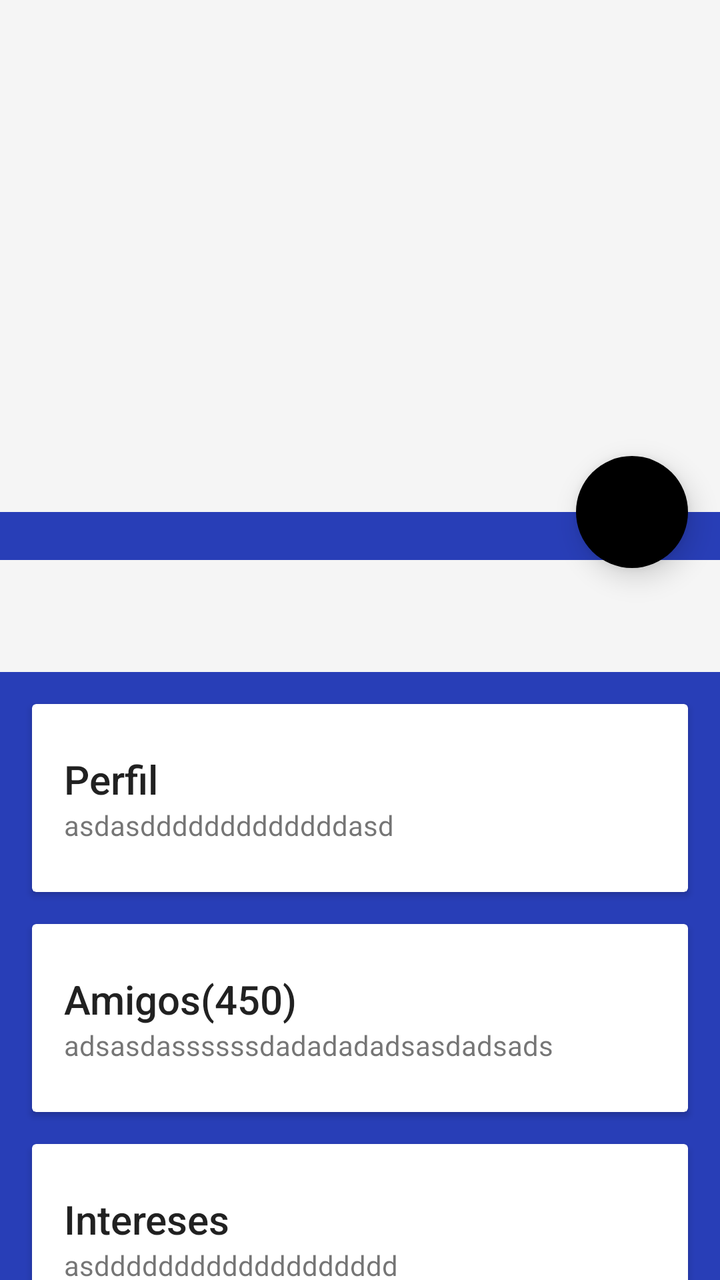
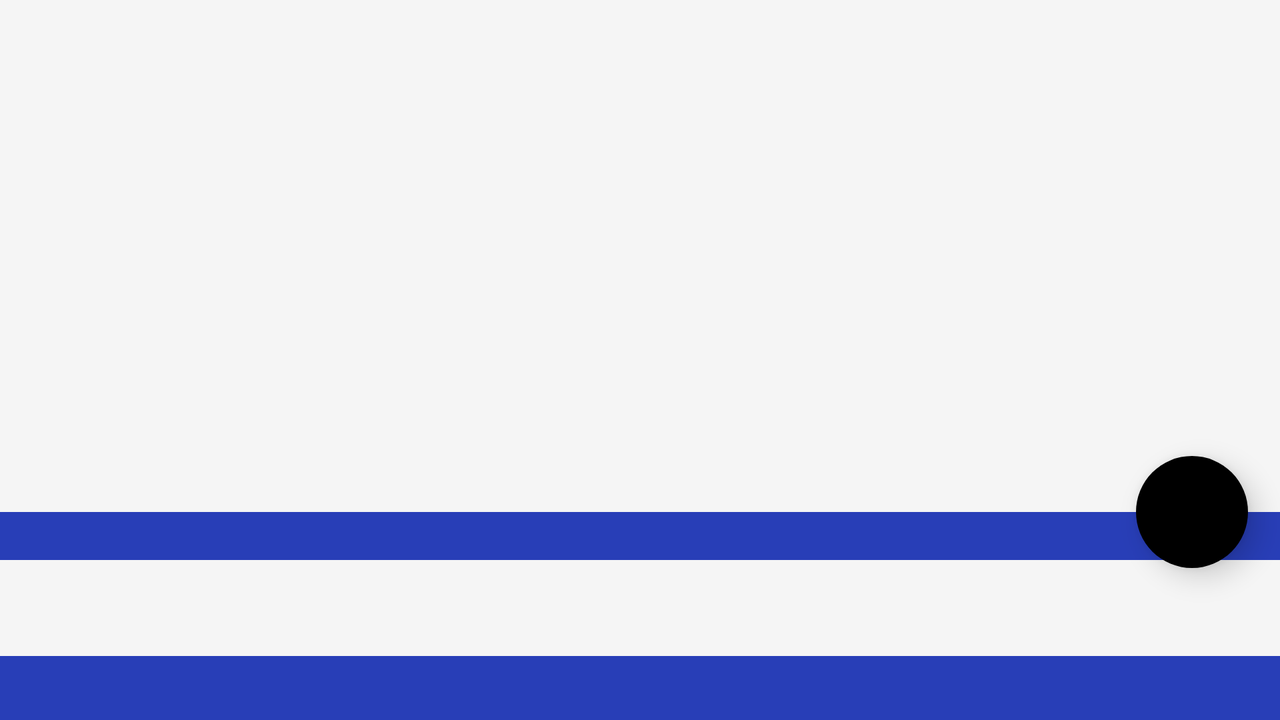

One screen, two layout resources from the same app: the default and the repository's alternative for another configuration. Each is rendered where Android would select it; the XML of both is given below.
<!-- AndroidManifest.xml: application theme Theme.AppCompat.Light.NoActionBar -->
<!-- res/layout/layout_informacion2_activity.xml -->
<?xml version="1.0" encoding="utf-8"?>
<android.support.design.widget.CoordinatorLayout xmlns:android="http://schemas.android.com/apk/res/android"
    xmlns:app="http://schemas.android.com/apk/res-auto"
    xmlns:tools="http://schemas.android.com/tools"
    android:id="@+id/coordinator"
    android:layout_width="match_parent"
    android:layout_height="match_parent"
    android:fitsSystemWindows="true"
    android:background="@color/colorPrimary">

    
    
    <android.support.v4.widget.NestedScrollView
        android:id="@+id/scroll"
        android:layout_width="match_parent"
        android:layout_height="match_parent"
        android:layout_below="@+id/app_bar"
        app:layout_behavior="@string/appbar_scrolling_view_behavior">

        <LinearLayout
            android:id="@+id/cambio"
            android:layout_width="match_parent"
            android:layout_height="match_parent"
            android:orientation="vertical"
            android:paddingTop="24dp">
            <HorizontalScrollView
                android:id="@+id/hsvHorizonalScroll_Informacion"
                android:layout_width="fill_parent"
                android:layout_height="wrap_content"
                android:layout_alignParentTop="true"
                android:fillViewport="true"
                android:measureAllChildren="false"
                android:scrollbars="none">

            <include
                android:id="@+id/tb_informacion"
                layout="@layout/toolbar_informacion"
                android:background="@color/colorPrimary"
                android:minHeight="?attr/actionBarSize"
                tools:layout_editor_absoluteX="35dp"
                tools:layout_editor_absoluteY="350dp" />



            </HorizontalScrollView>




            
            <android.support.v7.widget.CardView
                android:layout_width="match_parent"
                android:layout_height="wrap_content"
                android:layout_margin="@dimen/card_margin">

                <LinearLayout
                    style="@style/Widget.CardContent"
                    android:layout_width="match_parent"
                    android:layout_height="wrap_content">
                    
                    <TextView
                        android:layout_width="match_parent"
                        android:layout_height="wrap_content"
                        android:text="Perfil"
                        android:textAppearance="@style/TextAppearance.AppCompat.Title" />
                    
                    <TextView
                        android:layout_width="match_parent"
                        android:layout_height="wrap_content"
                        android:text="asdasdddddddddddddasd" />

                </LinearLayout>

            </android.support.v7.widget.CardView>

            
            <android.support.v7.widget.CardView
                android:layout_width="match_parent"
                android:layout_height="wrap_content"
                android:layout_marginBottom="@dimen/card_margin"
                android:layout_marginLeft="@dimen/card_margin"
                android:layout_marginRight="@dimen/card_margin">

                <LinearLayout
                    style="@style/Widget.CardContent"
                    android:layout_width="match_parent"
                    android:layout_height="wrap_content">

                    
                    <TextView
                        android:layout_width="match_parent"
                        android:layout_height="wrap_content"
                        android:text="Amigos(450)"
                        android:textAppearance="@style/TextAppearance.AppCompat.Title" />
                    
                    <TextView
                        android:layout_width="match_parent"
                        android:layout_height="wrap_content"
                        android:text="adsasdassssssdadadadadsasdadsads" />

                </LinearLayout>

            </android.support.v7.widget.CardView>

            
            <android.support.v7.widget.CardView
                android:layout_width="match_parent"
                android:layout_height="wrap_content"
                android:layout_marginBottom="@dimen/card_margin"
                android:layout_marginLeft="@dimen/card_margin"
                android:layout_marginRight="@dimen/card_margin">

                <LinearLayout
                    style="@style/Widget.CardContent"
                    android:layout_width="match_parent"
                    android:layout_height="wrap_content">

                    
                    <TextView
                        android:layout_width="match_parent"
                        android:layout_height="wrap_content"
                        android:text="Intereses"
                        android:textAppearance="@style/TextAppearance.AppCompat.Title" />

                    
                    <TextView
                        android:layout_width="match_parent"
                        android:layout_height="wrap_content"
                        android:text="asddddddddddddddddddd" />

                </LinearLayout>

            </android.support.v7.widget.CardView>

        </LinearLayout>

    </android.support.v4.widget.NestedScrollView>

    
    <android.support.design.widget.AppBarLayout
        android:id="@+id/app_bar"
        android:layout_width="match_parent"
        android:layout_height="256dp"
        android:fitsSystemWindows="true"
        android:theme="@style/ThemeOverlay.AppCompat.Dark.ActionBar">

        
        <android.support.design.widget.CollapsingToolbarLayout
            android:id="@+id/collapser"
            android:layout_width="match_parent"
            android:layout_height="match_parent"
            android:fitsSystemWindows="true"
            app:contentScrim="?attr/colorPrimaryDark"
            app:expandedTitleMarginEnd="64dp"
            app:expandedTitleMarginStart="48dp"
            app:layout_scrollFlags="scroll|exitUntilCollapsed">

            
            <ImageView

                android:id="@+id/image_paralax"
                android:layout_width="match_parent"
                android:layout_height="match_parent"
                android:fitsSystemWindows="true"
                android:scaleType="centerCrop"
                app:layout_collapseMode="parallax"

               />

            
            <android.support.v7.widget.Toolbar xmlns:app="http://schemas.android.com/apk/res-auto"
                android:id="@+id/toolbarInformacion2"
                android:layout_width="match_parent"
                android:layout_height="?attr/actionBarSize"
                android:background="@android:color/transparent"
                app:layout_collapseMode="pin"
                app:popupTheme="@style/ThemeOverlay.AppCompat.Light"

                app:theme="@style/CustomActionBar"

                />

        </android.support.design.widget.CollapsingToolbarLayout>


    </android.support.design.widget.AppBarLayout>

    
    <android.support.design.widget.FloatingActionButton
        android:id="@+id/fab"
        android:layout_width="@dimen/size_fab"
        android:layout_height="@dimen/size_fab"
        android:layout_margin="@dimen/fab_margina"
        android:src="@drawable/action_favorite"
        app:borderWidth="0dp"
        app:elevation="@dimen/fab_elevation"
        app:layout_anchor="@id/app_bar"
        app:layout_anchorGravity="bottom|right|end"
        app:backgroundTint="@color/teal"/>


</android.support.design.widget.CoordinatorLayout>
<!-- res/layout/toolbar_informacion.xml (included above) -->
<?xml version="1.0" encoding="utf-8"?>
    <android.support.v7.widget.Toolbar
        android:id="@+id/tb_informacion"

        android:layout_width="match_parent"
        android:layout_height="wrap_content"
        android:background="?attr/colorPrimary"
        android:minHeight="?attr/actionBarSize"
        android:theme="?attr/actionBarTheme"
    android:elevation="4dp"
    xmlns:android="http://schemas.android.com/apk/res/android"
    />
<!-- resources referenced by this layout -->
<resources>
  <color name="colorPrimary">#283eb7</color>
  <dimen name="card_margin">16dp</dimen>
  <dimen name="fab_elevation">8dp</dimen>
  <dimen name="fab_margina">16dp</dimen>
  <dimen name="size_fab">56dp</dimen>
  <style name="CustomActionBar" parent="@style/ThemeOverlay.AppCompat.Dark.ActionBar">
          <item name="android:windowActionBarOverlay">true</item>
          
          <item name="windowActionBarOverlay">true</item>
      </style>
  <style name="Widget.CardContent" parent="android:Widget">
          <item name="android:paddingLeft">16dp</item>
          <item name="android:paddingRight">16dp</item>
          <item name="android:paddingTop">24dp</item>
          <item name="android:paddingBottom">24dp</item>
          <item name="android:orientation">vertical</item>
      </style>
</resources>
<!-- res/layout-land/layout_informacion2_activity.xml (the repository's variant of the layout above) -->
<!-- drawn on the phone turned sideways -->
<?xml version="1.0" encoding="utf-8"?>
<android.support.design.widget.CoordinatorLayout xmlns:android="http://schemas.android.com/apk/res/android"
    xmlns:app="http://schemas.android.com/apk/res-auto"
    xmlns:tools="http://schemas.android.com/tools"
    android:id="@+id/coordinator"
    android:layout_width="match_parent"
    android:layout_height="match_parent"
    android:fitsSystemWindows="true"
    android:background="@color/colorPrimary">

    
    
    <android.support.v4.widget.NestedScrollView
        android:id="@+id/scroll"
        android:layout_width="match_parent"
        android:layout_height="match_parent"
        android:layout_below="@+id/app_bar"
        app:layout_behavior="@string/appbar_scrolling_view_behavior">
        <FrameLayout
            android:id="@+id/cambio2"
            android:layout_width="match_parent"
            android:layout_height="match_parent"
            >
            <LinearLayout

                android:layout_width="match_parent"
                android:layout_height="match_parent"
                android:orientation="vertical"
                android:paddingTop="24dp"
                android:id="@+id/cambio"
                >
                <HorizontalScrollView
                    android:id="@+id/hsvHorizonalScroll_Informacion"
                    android:layout_width="fill_parent"
                    android:layout_height="wrap_content"
                    android:layout_alignParentTop="true"
                    android:fillViewport="true"
                    android:measureAllChildren="false"
                    android:scrollbars="none">

                    <include
                        android:id="@+id/tb_informacion"
                        layout="@layout/toolbar_informacion"
                        android:background="@color/colorPrimary"
                        android:minHeight="?attr/actionBarSize"
                        tools:layout_editor_absoluteX="35dp"
                        tools:layout_editor_absoluteY="350dp" />



                </HorizontalScrollView>

            </LinearLayout>


        </FrameLayout>
    </android.support.v4.widget.NestedScrollView>

    
    <android.support.design.widget.AppBarLayout
        android:id="@+id/app_bar"
        android:layout_width="match_parent"
        android:layout_height="256dp"
        android:fitsSystemWindows="true"
        android:theme="@style/ThemeOverlay.AppCompat.Dark.ActionBar">

        
        <android.support.design.widget.CollapsingToolbarLayout
            android:id="@+id/collapser"
            android:layout_width="match_parent"
            android:layout_height="match_parent"
            android:fitsSystemWindows="true"
            app:contentScrim="?attr/colorPrimaryDark"
            app:expandedTitleMarginEnd="64dp"
            app:expandedTitleMarginStart="48dp"
            app:layout_scrollFlags="scroll|exitUntilCollapsed">

            
            <ImageView

                android:id="@+id/image_paralax"
                android:layout_width="match_parent"
                android:layout_height="match_parent"
                android:fitsSystemWindows="true"
                android:scaleType="centerCrop"
                app:layout_collapseMode="parallax"

                />

            
            <android.support.v7.widget.Toolbar xmlns:app="http://schemas.android.com/apk/res-auto"
                android:id="@+id/toolbarInformacion2"
                android:layout_width="match_parent"
                android:layout_height="?attr/actionBarSize"
                android:background="@android:color/transparent"
                app:layout_collapseMode="pin"
                app:popupTheme="@style/ThemeOverlay.AppCompat.Light"

                app:theme="@style/CustomActionBar"

                />

        </android.support.design.widget.CollapsingToolbarLayout>


    </android.support.design.widget.AppBarLayout>

    
    <android.support.design.widget.FloatingActionButton
        android:id="@+id/fab"
        android:layout_width="@dimen/size_fab"
        android:layout_height="@dimen/size_fab"
        android:layout_margin="@dimen/fab_margina"
        android:src="@drawable/action_favorite"
        app:borderWidth="0dp"
        app:elevation="@dimen/fab_elevation"
        app:layout_anchor="@id/app_bar"
        app:layout_anchorGravity="bottom|right|end"
        app:backgroundTint="@color/teal"/>


</android.support.design.widget.CoordinatorLayout>
<!-- resources referenced by the variant -->
<!-- as the phone turned sideways resolves them -->
<resources>
  <color name="colorPrimary">#283eb7</color>
  <dimen name="fab_elevation">8dp</dimen>
  <dimen name="fab_margina">16dp</dimen>
  <dimen name="size_fab">56dp</dimen>
  <style name="CustomActionBar" parent="@style/ThemeOverlay.AppCompat.Dark.ActionBar">
          <item name="android:windowActionBarOverlay">true</item>
          
          <item name="windowActionBarOverlay">true</item>
      </style>
</resources>
